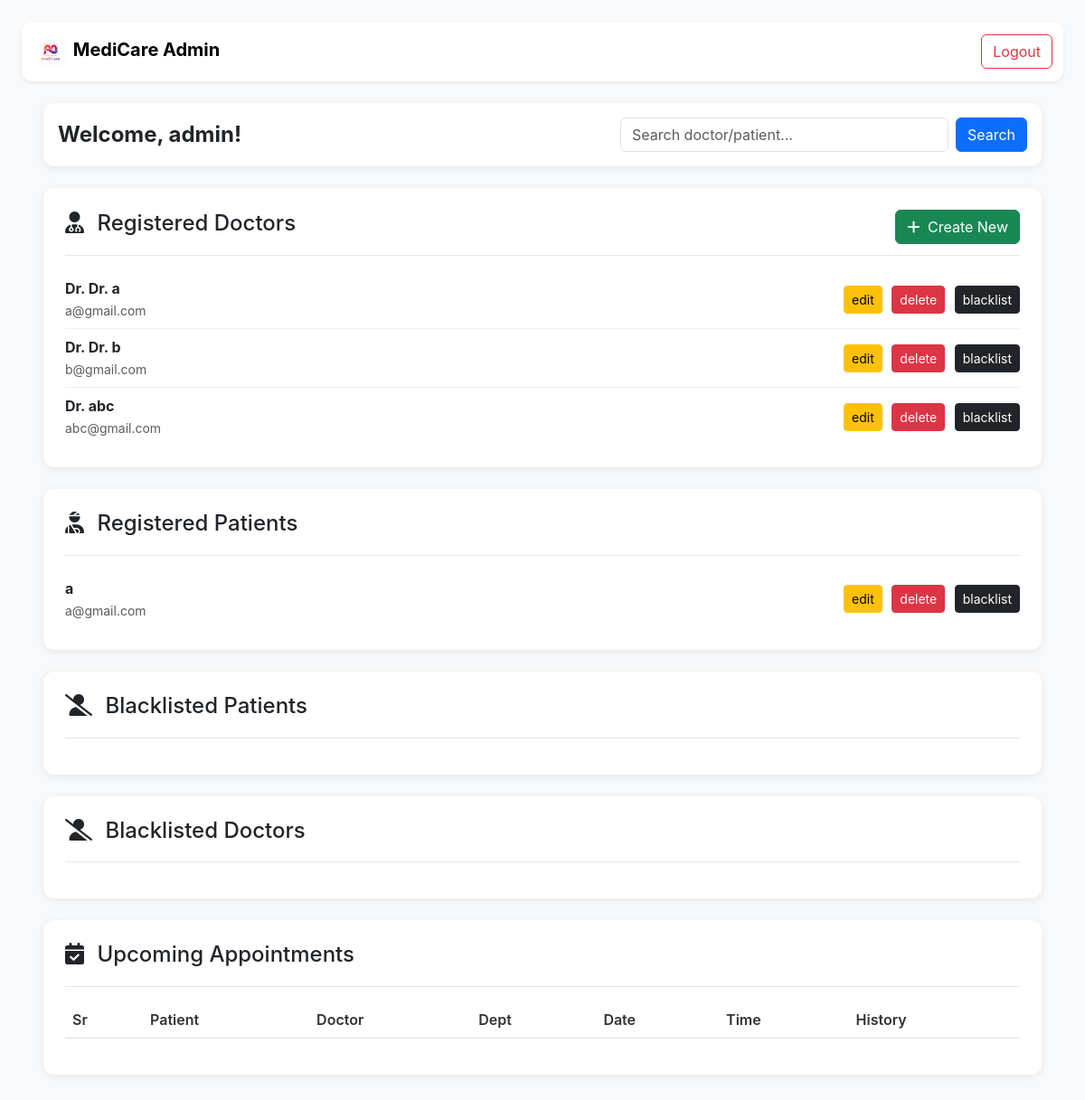
/admin, run on an earlier commit of the app's database.
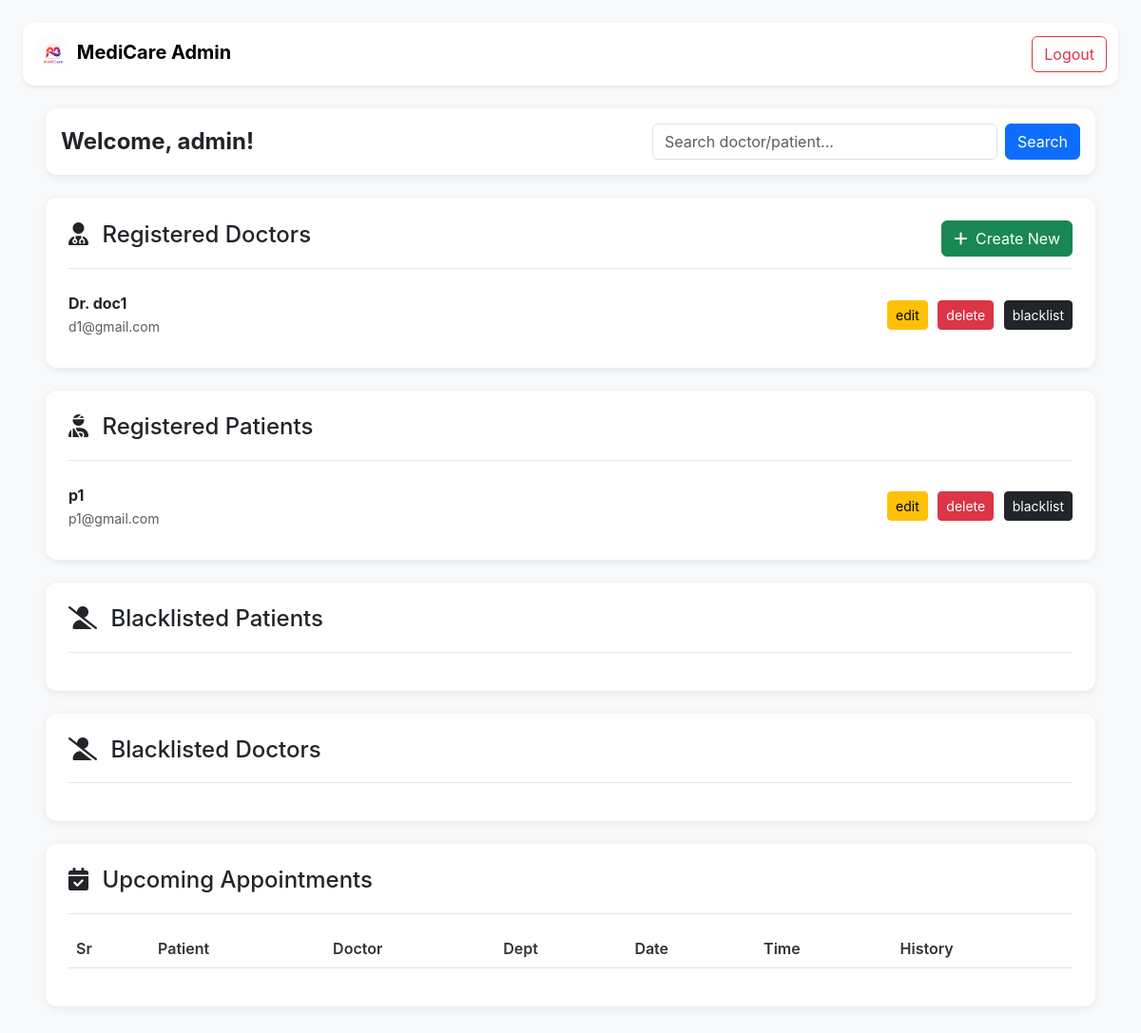
And on a later commit of the database.
### application/models.py (models this page shows)
class User(db.Model):
    __tablename__ = 'user'
    id = db.Column(db.Integer(),primary_key = True)
    blocked = db.Column(db.Boolean(), default=False, nullable=False)
    username = db.Column(db.String(), unique=True, nullable=False)
    password = db.Column(db.String(), nullable=False)
    type = db.Column(db.String(), default="patient", nullable=False)
    patient = db.relationship('Patient', backref='user', cascade="all, delete-orphan")
    doctor = db.relationship('Doctor', backref='user', cascade="all, delete-orphan")

class Doctor(db.Model):
    __tablename__ = 'doctor'
    id = db.Column(db.Integer(),primary_key = True)
    doctor_name = db.Column(db.String(), nullable=False)
    password = db.Column(db.String(), nullable=False)
    email = db.Column(db.String(), nullable=False)
    department_id = db.Column(db.Integer(), db.ForeignKey('department.id'), nullable=False)
    user_id = db.Column(db.Integer(), db.ForeignKey('user.id', ondelete="CASCADE"), nullable=False)
    type = db.Column(db.String(), nullable=False)
    experience = db.Column(db.Integer(), nullable=False)
    appointment = db.relationship('Appointment', backref='doctor')
    availability = db.relationship('Availability', backref='doctor', cascade="all, delete-orphan")

class Patient(db.Model):
    __tablename__ = 'patient'
    id = db.Column(db.Integer(),primary_key = True)
    blocked = db.Column(db.Boolean(), default=False, nullable=False)
    user_id = db.Column(db.Integer(), db.ForeignKey('user.id', ondelete="CASCADE"), nullable=False)
    name = db.Column(db.String(), nullable=False)
    age = db.Column(db.Integer(), nullable=False)
    gender = db.Column(db.String(), nullable=False)
    phone = db.Column(db.String(), nullable=False)
    email = db.Column(db.String(), nullable=False)
    appointment = db.relationship('Appointment', backref='patient')

### application/controllers.py (the view, shortened to what this page needs)
@app.route("/admin")
def admin_dash():
    q = request.args.get("q", "").strip()
    if q == "":
        doctors = Doctor.query.join(User).filter(User.blocked == False).all()
        blacklisted_doctors = Doctor.query.join(User).filter(User.blocked == True).all()
        patients = Patient.query.filter_by(blocked=False).all()
        blacklisted_patients = Patient.query.filter_by(blocked=True).all()
        upcoming = Appointment.query.join(Patient).join(Doctor).filter(Appointment.status == "Upcoming").all()
    this_user = User.query.filter_by(type="admin").first()
    return render_template("admin_dash.html",
        this_user=this_user,
        doctors=doctors,
        patients=patients,
        q=q,
        blacklisted_patients=blacklisted_patients,
        blacklisted_doctors=blacklisted_doctors,
        upcoming=upcoming)

### templates/admin_dash.html (shortened to what this page needs)
<!DOCTYPE html>
<html lang="en">
<head>
    <link href="https://cdn.jsdelivr.net/npm/bootstrap@5.3.2/dist/css/bootstrap.min.css" rel="stylesheet">
</head>
<body class="p-4">
    <nav class="navbar navbar-expand-lg navbar-light bg-white shadow-sm mb-4" style="border-radius: 0.75rem;">
        <div class="container-fluid">
            <a class="navbar-brand fw-bold" href="/">
                <img src="../static/logo2.png" style="height: 40px; border-radius: 50%;">
                MediCare Admin
            </a>
            <div class="collapse navbar-collapse" id="adminNav">
                <ul class="navbar-nav ms-auto">
                    <li class="nav-item">
                        <a href="/logout" class="btn btn-outline-danger">Logout</a>
                    </li>
                </ul>
            </div>
        </div>
    </nav>
    <main class="container-fluid px-4">
        <div class="card p-3 mb-4">
            <div class="d-flex justify-content-between align-items-center">
                <h4 class="fw-bold mb-0">Welcome, {{this_user.username}}!</h4>
                <form class="d-flex align-items-center gap-2" method="get" action="/admin"
                    style="max-width: 450px; width: 100%;">
                    <div class="position-relative w-100">
                        <input name="q" id="searchInput" class="form-control" type="text"
                            placeholder="Search doctor/patient..." value="{{ q }}" style="padding-right: 35px;">
                    </div>
                    <button class="btn btn-primary" type="submit">Search</button>
                </form>
            </div>
        </div>
        <div class="card p-4 mb-4">
            <div class="section-header">
                <h4><i class="fa-solid fa-user-doctor me-2"></i> Registered Doctors</h4>
                <a href="/add_doctor" class="btn btn-success"><i class="fa-solid fa-plus me-1"></i> Create New</a>
            </div>
            <ul class="list-group list-group-flush mt-3">
                {% for d in doctors %}
                <li class="list-group-item d-flex justify-content-between align-items-center">
                    <div>
                        <strong>Dr. {{ d.doctor_name }}</strong><br>
                        <small class="text-muted">{{ d.email }}</small>
                    </div>
                    <div class="admin-buttons">
                        <a href="/edit_doctor/{{ d.id }}" class="btn btn-warning btn-sm">edit</a>
                        <a href="/delete_doctor/{{ d.id }}" class="btn btn-danger btn-sm">delete</a>
                        <a href="/blacklist_doctor/{{ d.id }}" class="btn btn-dark btn-sm">blacklist</a>
                    </div>
                </li>
                {% endfor %}
            </ul>
        </div>
        <div class="card p-4 mb-4">
            <div class="section-header">
                <h4><i class="fa-solid fa-user-injured me-2"></i> Registered Patients</h4>
            </div>
            <ul class="list-group list-group-flush mt-3">
                {% for p in patients %}
                <li class="list-group-item d-flex justify-content-between align-items-center">
                    <div>
                        <strong>{{ p.name }}</strong><br>
                        <small class="text-muted">{{ p.email }}</small>
                    </div>
                    <div class="admin-buttons">
                        <a href="/edit_patient/{{ p.id }}" class="btn btn-warning btn-sm">edit</a>
                        <a href="/delete_patient/{{ p.id }}" class="btn btn-danger btn-sm">delete</a>
                        <a href="/blacklist_patient/{{ p.id }}" class="btn btn-dark btn-sm">blacklist</a>
                    </div>
                </li>
                {% endfor %}
            </ul>
        </div>
        <div class="card p-4 mb-4">
            <div class="section-header">
                <h4><i class="fa-solid fa-user-slash me-2"></i> Blacklisted Patients</h4>
            </div>
        </div>
        <div class="card p-4 mb-4">
            <div class="section-header">
                <h4><i class="fa-solid fa-user-slash me-2"></i> Blacklisted Doctors</h4>
            </div>
        </div>
        <div class="card p-4 mb-4">
            <div class="section-header">
                <h4><i class="fa-solid fa-calendar-check me-2"></i> Upcoming Appointments</h4>
            </div>
            <div class="table-responsive mt-3">
                <table class="table table-striped">
                    <thead>
                        <tr>
                            <th>Sr</th>
                            <th>Patient</th>
                            <th>Doctor</th>
                            <th>Dept</th>
                            <th>Date</th>
                            <th>Time</th>
                            <th>History</th>
                        </tr>
                    </thead>
                </table>
            </div>
        </div>
    </main>
</body>
</html>

### templates/admin_dash.html (style rules this page uses)
body { font-family: 'Inter', sans-serif; background-color: #f8f9fa; }
.card { border: none; border-radius: 0.75rem; box-shadow: 0px 2px 8px rgba(0, 0, 0, 0.08); width: 100% !important; }
.section-header { display: flex; justify-content: space-between; align-items: center; padding-bottom: 12px; border-bottom: 1px solid #e6e6e6; }
.list-group-item { border: none !important; padding-left: 0 !important; padding-right: 0 !important; }
.admin-buttons .btn { margin-left: 6px; }
.table thead { background: #f1f3f5; }
.table th { font-weight: 600; color: #333; }

What changed in the data, as far as the page shows it:
removed Doctor: doctor_name "Dr. b", email "b@gmail.com"
removed Doctor: doctor_name "abc", email "abc@gmail.com"
changed Doctor: doctor_name "Dr. a" → "doc1"; email "a@gmail.com" → "d1@gmail.com"
changed Patient: name "a" → "p1"; email "a@gmail.com" → "p1@gmail.com"
